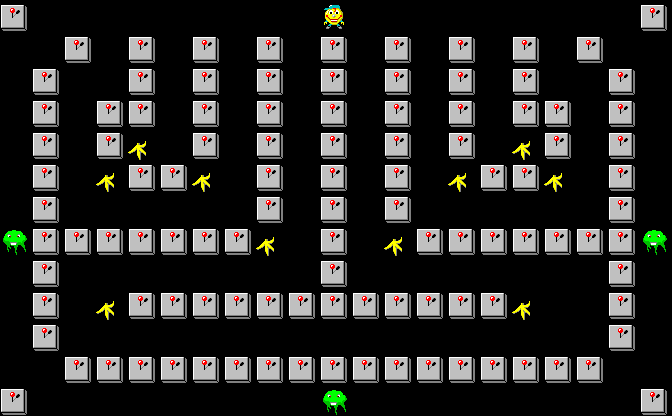

Tiled map render using the project's own tile images. Description and the whole map definition, tile-layer contents included, below:
An orthogonal 21x13 tile map with 32x32 px tiles, 1 tile layer (Tile Layer 1).

<map version="1.9" tiledversion="1.9.1" orientation="orthogonal" renderorder="right-down" width="21" height="13" tilewidth="32" tileheight="32" infinite="0" nextlayerid="2" nextobjectid="1">
 <tileset firstgid="1" source="banania.tsx" />
 <layer id="1" name="Tile Layer 1" width="21" height="13">
  <data encoding="csv">
3, 0, 0, 0, 0, 0, 0, 0, 0, 0, 1, 0, 0, 0, 0, 0, 0, 0, 0, 0, 3
, 0, 0, 3, 0, 3, 0, 3, 0, 3, 0, 3, 0, 3, 0, 3, 0, 3, 0, 3, 0, 0
, 0, 3, 0, 0, 3, 0, 3, 0, 3, 0, 3, 0, 3, 0, 3, 0, 3, 0, 0, 3, 0
, 0, 3, 0, 3, 3, 0, 3, 0, 3, 0, 3, 0, 3, 0, 3, 0, 3, 3, 0, 3, 0
, 0, 3, 0, 3, 4, 0, 3, 0, 3, 0, 3, 0, 3, 0, 3, 0, 4, 3, 0, 3, 0
, 0, 3, 0, 4, 3, 3, 4, 0, 3, 0, 3, 0, 3, 0, 4, 3, 3, 4, 0, 3, 0
, 0, 3, 0, 0, 0, 0, 0, 0, 3, 0, 3, 0, 3, 0, 0, 0, 0, 0, 0, 3, 0
, 10, 3, 3, 3, 3, 3, 3, 3, 4, 0, 3, 0, 4, 3, 3, 3, 3, 3, 3, 3, 10
, 0, 3, 0, 0, 0, 0, 0, 0, 0, 0, 3, 0, 0, 0, 0, 0, 0, 0, 0, 3, 0
, 0, 3, 0, 4, 3, 3, 3, 3, 3, 3, 3, 3, 3, 3, 3, 3, 4, 0, 0, 3, 0
, 0, 3, 0, 0, 0, 0, 0, 0, 0, 0, 0, 0, 0, 0, 0, 0, 0, 0, 0, 3, 0
, 0, 0, 3, 3, 3, 3, 3, 3, 3, 3, 3, 3, 3, 3, 3, 3, 3, 3, 3, 0, 0
, 3, 0, 0, 0, 0, 0, 0, 0, 0, 0, 10, 0, 0, 0, 0, 0, 0, 0, 0, 0, 3
</data>
 </layer>
</map>
